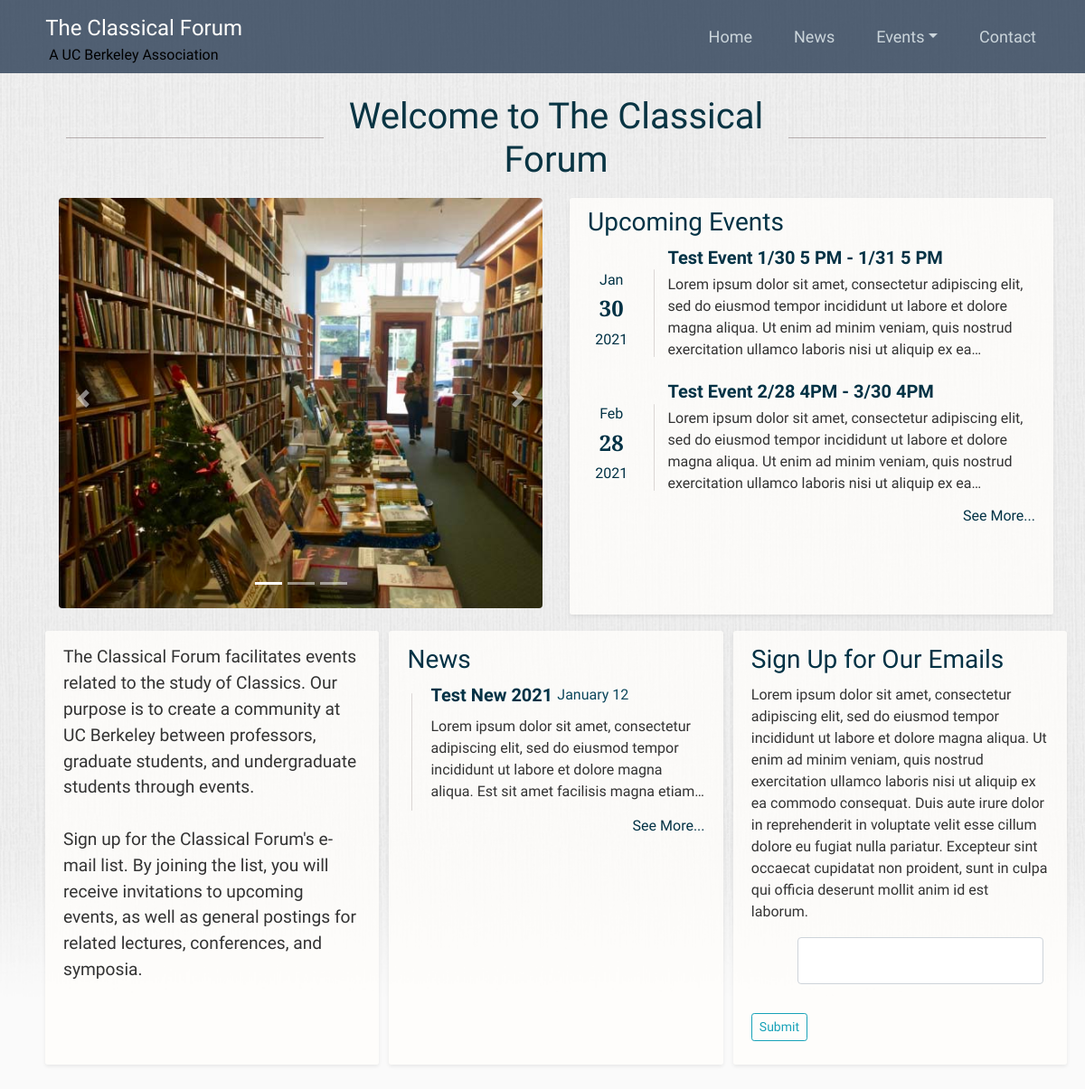
Page /home on the earlier database version.
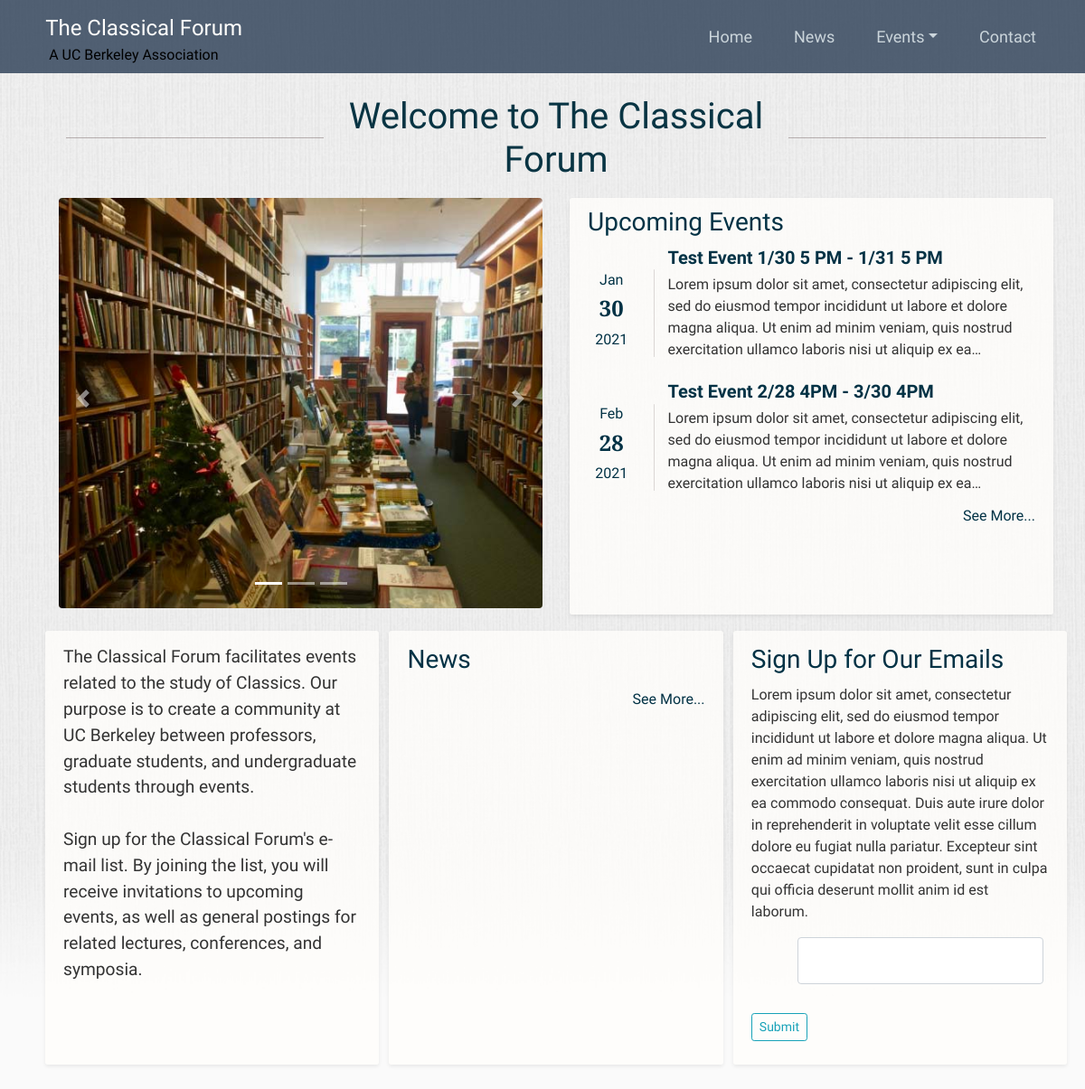
Same page on the later database version.
### flask_server/models.py (models this page shows, shortened)
class Event(db.Model):
    id = db.Column(db.Integer, primary_key=True)
    title = db.Column(db.String(100), nullable=False)
    event_date = db.Column(db.DateTime, nullable=False)
    event_end = db.Column(db.DateTime)
    content = db.Column(db.Text, nullable=False)

class News(db.Model):
    id = db.Column(db.Integer, primary_key=True)
    title = db.Column(db.String(100), nullable=False)
    news_date = db.Column(db.DateTime, nullable=False, default=datetime.datetime.utcnow())
    image_file = db.Column(db.String(20), default='news.png')
    content = db.Column(db.Text, nullable=False)

### flask_server/routes.py (the view)
@main.route('/', methods=['GET', 'POST'])
@main.route('/home', methods=['GET', 'POST'])
def home():
    db.create_all()
    current_datetime = datetime.datetime.utcnow()
    events = Event.query.order_by(Event.event_date.asc()).filter(Event.event_date >= current_datetime).paginate(page=1)
    news_query = News.query.order_by(News.news_date.desc()).paginate(page=1, per_page=2)
    form = EmailForm()
    if form.validate_on_submit():
        email = Emails(email=form.email.data)
        db.session.add(email)
        db.session.commit()
        flash('Your event has been created!', 'success')
        return redirect(url_for('main.home'))
    return render_template('home.html', events=events, news=news_query, current_datetime=current_datetime, form=form, current_user=current_user)

### flask_server/forms.py
class EmailForm(FlaskForm):
    email = EmailField('Enter Email Here:', validators=[DataRequired()])
    submit = SubmitField('Submit')

### flask_server/templates/home.html (shortened to what this page needs)
{% extends "layout.html" %}
{% block start_background_div %}<div class="bg1">{% endblock start_background_div %}
{% block end_background_div %}</div>{% endblock end_background_div %}
{% block content %}
<div class="container-fluid" style="padding-top: 20px; padding-bottom: 10px">
    <div class="row" style="flex-wrap: nowrap; margin-bottom: 0px">
        <div class="border-center rounded"></div>
        <h1 class="text-center" style="color: #083443; margin-top: 0.8%; min-width: 37%; font-size: 40px">Welcome to The Classical Forum</h1>
        <div class="border-center rounded"></div>
    </div>
    <div class="row">
        <div id="carouselExampleIndicators" class="carousel slide col-lg" data-ride="carousel">
          <ol class="carousel-indicators">
            <li data-target="#carouselExampleIndicators" data-slide-to="0" class="active"></li>
            <li data-target="#carouselExampleIndicators" data-slide-to="1"></li>
            <li data-target="#carouselExampleIndicators" data-slide-to="2"></li>
          </ol>
          <div class="carousel-inner">
            <div class="carousel-item active">
              <img class="rounded img-fluid" style="margin-top: 10px; max-height: 550px; min-height: 0px; width: 100%; display: block" src="{{ url_for('static', filename='carousel1.jpg') }}">
            </div>
          </div>
          <a class="carousel-control-prev" href="#carouselExampleIndicators" role="button" data-slide="prev">
            <span class="carousel-control-prev-icon" aria-hidden="true"></span>
          </a>
          <a class="carousel-control-next" href="#carouselExampleIndicators" role="button" data-slide="next">
            <span class="carousel-control-next-icon" aria-hidden="true"></span>
          </a>
        </div>
        <div class="col-lg" style="margin-bottom: -10px">
            <div class="shadow-sm content-section" style="max-height: 550px; border: 0px; margin-top: 10px; margin-bottom: -10px; height: 93%">
                <h3 class="event-text" style="margin-left: 0%; margin-bottom: 3%">Upcoming Events</h3>
                {% for item in events.items[:3] %}
                        <div class="row" style="margin-top: 20px; flex-basis: 0">
                            <div class="container d-flex" style="max-width: 10%">
                                <div class="col align-self-center" style="margin-right: -15px; margin-left: -15px">
                                    <h6 class="text-center event-text">{{ item.event_date.strftime('%B')[:3] }}</h6>
                                    <h4 class="bold text-center event-text" style="font-family: 'Playfair Display', serif">{{ item.event_date.strftime('%d') }}</h4>
                                    <h6 class="text-center event-text" style="margin-top: 10px">{{ item.event_date.strftime('%Y') }}</h6>
                                </div>
                            </div>
                            <div class="col" style="margin-top: -10px">
                                <a class="bold nounderline" style="color: #023245; font-size: 1.25rem; line-height: 1.2" href="{{ url_for('main.event', event_id=item.id) }}">{{ item.title }}</a>
                                <div class="line-clamp" style="margin-top: 1%; margin-bottom: 3%">
                                    {{ item.content }}
                                </div>
                            </div>
                        </div>
                {% endfor %}
                <a class="float-right event-text nounderline" style="margin-bottom: 15px" href="{{ url_for('main.upcoming_events') }}">See More...</a>
            </div>
        </div>
    </div>
    <div class="row" style="padding-top: 5px; margin-bottom: 3%">
    <div class="shadow-sm col content-section inner" style="padding-top: 15px; min-width: 280px">
        <p class="line-clamp-para" style="font-size: larger">The Classical Forum facilitates events related to the study of Classics. Our purpose is to create a community at UC Berkeley between professors, graduate students, and undergraduate students through events. <br> <br> Sign up for the Classical Forum's e-mail list. By joining the list, you will receive invitations to upcoming events, as well as general postings for related lectures, conferences, and symposia.</p>
    </div>
        <div style="padding: .5%"></div>
        <div class="shadow-sm col content-section inner" style="padding-top: 15px; min-width: 280px">
            <h3 class="event-text" style="margin-left: 0%; margin-bottom: 3%">News</h3>
            {% for item in news.items %}
                <div class="row" style="margin-top: 20px">
                    <div class="col" style="margin-top: -10px">
                        <div class="row" style="margin-left: 0px">
                            <a class="bold nounderline" style="color: #023245; font-size: 1.25rem; margin-bottom: .5rem; line-height: 1.2" href="{{ url_for('main.news_item', news_id=item.id) }}">{{ item.title }}</a>
                            <div style="margin-left: 5px">
                                <div class="" style="color: #0c475c">{{ item.news_date.strftime('%B %d') }}</div>
                            </div>
                        </div>
                        <p class="line-clamp" style="margin-top: 1%; margin-bottom: 3%">
                            {{ item.content }}
                        </p>
                    </div>
                </div>
            {% endfor %}
            <a class="float-right event-text nounderline" style="margin-top: 5px" href="{{ url_for('main.news') }}">See More...</a>
        </div>
        <div style="padding: .5%"></div>
        <div class="shadow-sm col content-section inner" style="padding-top: 15px; min-width: 280px">
            <h3 class="event-text" style="margin-left: 0%; margin-bottom: 3%">Sign Up for Our Emails</h3>
            <form method="POST" action="">
            <p>Lorem ipsum dolor sit amet, consectetur adipiscing elit, sed do eiusmod tempor incididunt ut labore et dolore magna aliqua. Ut enim ad minim veniam, quis nostrud exercitation ullamco laboris nisi ut aliquip ex ea commodo consequat. Duis aute irure dolor in reprehenderit in voluptate velit esse cillum dolore eu fugiat nulla pariatur. Excepteur sint occaecat cupidatat non proident, sunt in culpa qui officia deserunt mollit anim id est laborum.</p>
                <div class="col">
                    <fieldset class="form-group" style="margin-left: 50px; margin-right: 50px">
                        <div class="form-group row">
                            <div class="col-xs-3" style="margin-left: .5%">
                                {% if form.email.errors %}
                                    {{ form.email(class="form-control form-control-md is-invalid") }}
                                    <div class="invalid-feedback">
                                        {% for error in form.email.errors %}
                                            <span>{{ error }}</span>
                                        {% endfor %}
                                    </div>
                                         <!-- this is the invalid feedback of the form,
                                        it uses an if statement to check if there are any errors with the 'email' attribute of the 'form' object,
                                        if there are it prints the each error in a div class -->
                                {% else %}
                                    {{ form.email(class="form-control form-control-md") }}
                                {% endif %}
                            </div>
                    </fieldset>
                    <div class="form-group row align-right" style="margin-right: 10px">
                        {{ form.submit(class="btn btn-outline-info btn-sm", style="max-height: 42px") }}
                    </div>
                </div>
            </form>
        </div>
    </div>
</div>
{% endblock content %}

### flask_server/templates/layout.html (shortened to what this page needs)
<!DOCTYPE html>
<html lang="en">
<head>
    <link rel="stylesheet" href="https://stackpath.bootstrapcdn.com/bootstrap/4.3.1/css/bootstrap.min.css">
    <link rel="stylesheet" type="text/css" href="{{ url_for('static', filename='main_forum.css') }}">
</head>
<body>
    {% block start_background_div %}{% endblock %}
    <header class="site-header">
      <nav class="navbar navbar-expand-lg navbar-dark bg-steel">
        <div class="container">
          <div class="grid" style="margin-left: 3%">
              <div class="row">
                  <a class="navbar-brand mr-4" href="/">The Classical Forum</a>
              </div>
              <div class="row">
                  <a class="mr-4 ml-1" style="color: #000000">A UC Berkeley Association</a>
              </div>
          </div>
          <div class="collapse navbar-collapse" id="navbarToggle">
            <div class="navbar-nav">
                <div class="container text-center text-nowrap">
                    <a class="nav-item nav-link text-center" href="{{ url_for('main.home') }}">Home</a>
                </div>
                <div class="container text-center text-nowrap">
                    <a class="nav-item nav-link text-center" href="{{ url_for('main.news') }}">News</a>
                </div>
                 <div class="nav-item dropdown container text-center">
                    <a class="nav-link dropdown-toggle" href="#" id="navbarDropdown" role="button" data-toggle="dropdown" aria-haspopup="true" aria-expanded="false">Events</a>
                 </div>
                <div class="container text-center text-nowrap">
                    <a class="nav-item nav-link text-center" href="{{ url_for('main.contact') }}">Contact</a>
                </div>
            </div>
          </div>
        </div>
      </nav>
    </header>
    <main role="main" class="main-border" style="margin-bottom: -50px">
        <div style="">
        {% block content %}{% endblock %}
        </div>
    </main>
    {% block end_background_div %}{% endblock %}
</body>
</html>

### flask_server/static/main_forum.css (style rules this page uses)
* { box-sizing: content-box; }
*:before, *:after { box-sizing: content-box; }
body, html { background: #fafafa; color: #333333; font-family: 'Amiri', serif; height: 100%; }
.event-text { color: #023245; }
.nounderline { text-decoration: none !important }
.bold { font-weight: 600; }
.border-center { width: 31.504%; position: relative; margin: 2%; }
.border-center:before { content: ''; position: absolute; bottom: 50%; border-bottom: 1px solid rgba(95, 76, 76, 0.4); width: 100%; z-index: 0; }
.line-clamp { display: -webkit-box; -webkit-line-clamp: 4; -webkit-box-orient: vertical; overflow: hidden; }
.line-clamp-para { display: -webkit-box; -webkit-line-clamp: 18; -webkit-box-orient: vertical; overflow: hidden; }
.content-section { background: rgba(255, 254, 252, 0.8); padding: 10px 20px; border: 0px solid #dddddd; border-radius: 3px; margin-top: 20px; }
.bg1 { background-image: url("background1.jpg"); height: 140%; background-position: center; background-repeat: no-repeat; background-size: cover; }
.bg-steel { background: rgba(42, 60, 84, 0.8); }
.navbar-dark .navbar-brand { font-size: x-large; color: #fffefc; padding-bottom: 0; }
.nav-item { font-size: large; }
.site-header .navbar-nav .nav-link { color: #cbd5db; }
.main-border { margin: 50px; margin-top: -5px; }

Differences in the rows shown:
removed News: title "Test New 2021", news_date "January 12", content "Lorem ipsum dolor sit amet, consectetur adipiscing elit, sed do eiusmod tempor incididunt ut labore et dolore magna aliqua. Est sit amet facilisis magna…"
